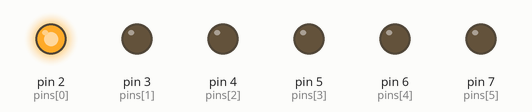
This sketch was run on a simulated Arduino Uno, built with avr-gcc and run on an emulated ATmega328P. Parts: output pins drawn as LEDs (lit = HIGH).

Above: at 0.1 s.
At 0.7 s:
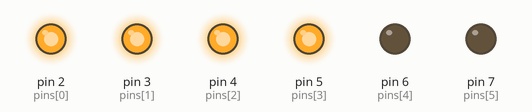
At 1.3 s:
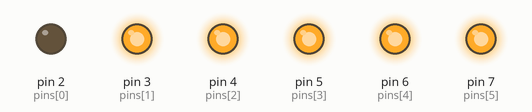
At 2.7 s:
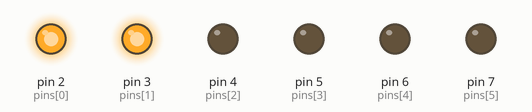
At 3.9 s:
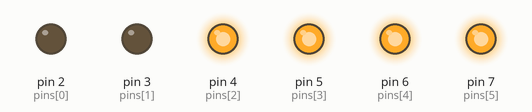
At 5.3 s:
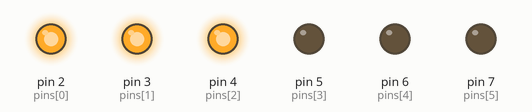
Timing chart, 0 to 5.6 s (numbered marks = the images above):
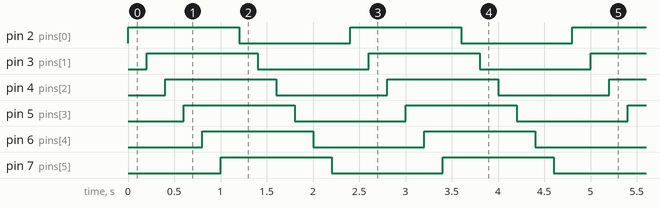

The sketch:

sketch_2g.ino
```cpp
/*
	Versione avanzata del classico blink
	con l'utilizzo di array
*/

const int num = 6, LEDspeed = 200;
const int pins[num] = { 2, 3, 4, 5, 6, 7 };

void setup()
{
	// impostiamo come output i pin in sequenza
	for(int i=0; i<num; i++)
	{
		pinMode(pins[i], OUTPUT);
	}
}

void loop()
{
	// accendiamo
	for(int i=0; i<num; i++)
	{
		digitalWrite(pins[i], HIGH);
		delay(LEDspeed);
	}
	// spegniamo
	for(int i=0; i<num; i++)
	{
		digitalWrite(pins[i], LOW);
		delay(LEDspeed);
	}
}
```

Measured:
- by itself, pin 2 (pins[0]), pin 3 (pins[1]), pin 4 (pins[2]), pin 5 (pins[3]), pin 6 (pins[4]), pin 7 (pins[5]): alternates HIGH for 1.2 s and LOW for 1.2 s
- by itself, everything shown: repeats every 2.4 s, in 12 steps
